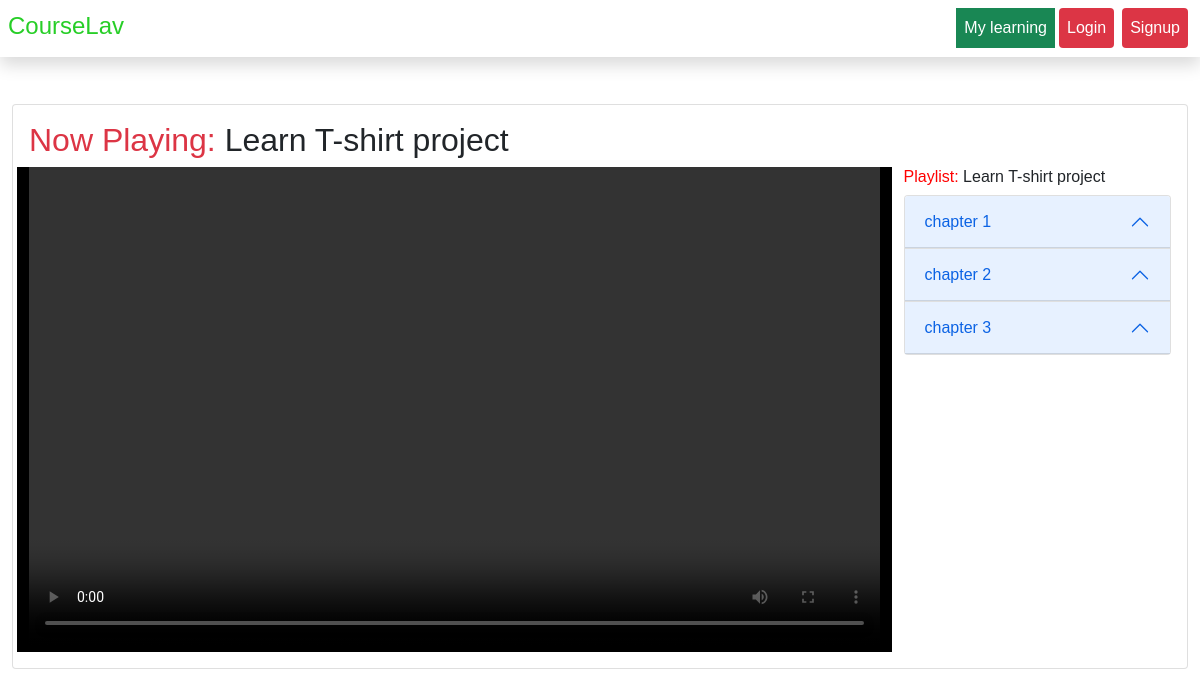
The app's page /courseview/tshirt_selling with its own data.
### Usellshop/models.py (models this page shows, shortened)
class Course(models.Model):
    title=models.CharField(max_length=120,blank=False,null=False)
    slug=models.SlugField(unique=True)
    desc=models.CharField(max_length=200)
    price = models.IntegerField(blank=False,null=False)
    discount = models.IntegerField(blank=False,null=False , default = 0)
    thumbnail = models.ImageField(upload_to = "thumb",blank=False,null=False)
    date=models.DateTimeField(auto_now_add=True)
    length=models.PositiveIntegerField(blank=False,null=False)
    Active=models.BooleanField(default=False)
    def __str__(self):
        return self.title

class Module(models.Model):
    title=models.CharField(max_length=120,blank=False,null=False,unique=True)
    course=models.ForeignKey(Course,on_delete=models.CASCADE)

### Usellshop/views.py (the view)
# urls.py: path('courseview/<str:slug>',views.CourseView,name="courseview"),
def CourseView(request , slug):
    serial_number  = request.GET.get('lecture')
    lecture=serial_number
    course = Course.objects.get(slug  = slug)
    videos = course.video_set.all().order_by("serial")
    allmodule=videos.values('module__title').distinct().order_by('module__title')
    modules={}
    for module in allmodule:
        spmodule=module['module__title']
        undermodule=videos.filter(module__title=spmodule)
        modules[spmodule]=undermodule
    serve_video=None
    access=None
    if serial_number is None:
        serial_number = 1
    video = Video.objects.get(serial=serial_number , course = course)
    try:
        exists=UserCourse.objects.get(user=request.user,course=course)
        if exists:
            serve_video=Video.objects.get(serial=serial_number , course = course)
            access=True
    except:
        if not video.is_preview:
            if not request.user.is_authenticated:
                if serial_number==1:
                    redirects= f'/login?next=/courseview/{slug}'
                else:
                    redirects= f'/login?next=/courseview/{slug}?lecture={serial_number}'
                return HttpResponseRedirect(redirects)
        else:
            serve_video=Video.objects.get(serial=serial_number , course = course,is_preview=True)
    context = {
        "course" : course ,
        "modules" : modules,
        'video':serve_video,
        'access':access,
        'slug':slug,
        'lecture':lecture
    }
    return  render(request , template_name="course/courseview.html" , context=context )

### templates/course/courseview.html (shortened to what this page needs)
{% extends 'course/base.html' %}
{% load static %}
{% block assets %}
<link rel="stylesheet" href="{% static 'courses/css/scrollbar.css'%}">
{% endblock %}
{% block content %}
<div class="container-fluid">
    <div>
        <br>
        <div class="card p-3">
        <h2> <span class="text-danger">Now Playing: </span> {{course}} {% if lecture %}- lecture: {{lecture}} {% endif %}</h2>
            <div class="row">
                <div class="col-md" style="background-color: black;color:whitesmoke">
                    <div class="mx-auto">
                        {% if video.video.url %}
                        <video id="player" class="mx-auto" width="100%" height="315" controls autoplay>
                            <source src="{{video.video.url}}" type="video/mp4" > </source>
                          </video>
                        {% endif %}
                    </div>
                </div>
                <div class="col-md-3">
                 <h6> <span style="color:red;">Playlist:</span>  {{course}}</h6>
                    <div class="accordion" id="accordionExample">
                        {% for module,videos in modules.items  %}
                        <div class="accordion-item">
                          <h2 class="accordion-header" id="headingOne">
                            <button class="accordion-button" type="button" data-bs-toggle="collapse" data-bs-target="#collapse{{forloop.counter}}" aria-expanded="true" aria-controls="collapse{{forloop.counter}}">
                            {{module}}
                            </button>
                          </h2>
                        </div>
                        {% endfor %}
                      </div>
                </div>
            </div>
        </div>
       <br>
        <br>
        <br>
    </div>
</div>
{% endblock %}

### static/courses/css/nav.css (style rules this page uses)
body { font-family: 'Trebuchet MS', 'Lucida Sans Unicode', 'Lucida Grande', 'Lucida Sans', Arial, sans-serif; }

### records on screen
Course: title "Learn T-shirt project"
Module: title "chapter 1"
Module: title "chapter 2"
Module: title "chapter 3"
